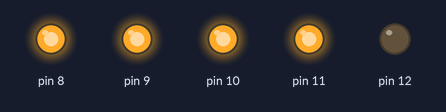
The sketch below on a simulated Arduino Uno, built with avr-gcc and run on an emulated ATmega328P. On the bench: output pins drawn as LEDs (lit = HIGH). Random numbers use the default seed unless the sketch sets one.

Above: at 2.22 s.
At 5.07 s:
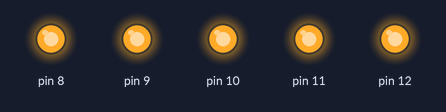
Timing chart, 0 to 5.4 s (numbered marks = the images above):
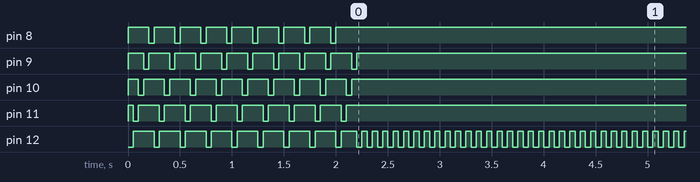

The sketch:

attiny13_v10_russian_roulette.ino
```cpp
/*
 * https://www.facebook.com/mcu4live
 * https://www.facebook.com/mcu4live/videos/pcb.1020493138090041/1020490501423638/?type=3&theater
 *
 * https://github.com/lamloei/ArduinoIDE_1.6.x/Maker_faire_2018/attiny13_v10_russian_roulette/attiny13_v10_russian_roulette.ino
 *
 */

int i,randNumber;

void roulette(int i) {
  if(i%5 == 0) PORTB = ~0b00000001;
  if(i%5 == 1) PORTB = ~0b00000010;
  if(i%5 == 2) PORTB = ~0b00000100;
  if(i%5 == 3) PORTB = ~0b00001000;
  if(i%5 == 4) PORTB = ~0b00010000;
}

void setup(){
  randomSeed(analogRead(5));
  DDRB |= 0x1F;
  randNumber = random(30, 300);
  for(i=randNumber; i>0; i--) {
    roulette(i);
    delay(50);
  }
}

void loop() {
  roulette(randNumber);
  delay(50);
  PORTB = ~0b00000000;
  delay(50);
}
```

Measured:
- by itself, pin 9: alternates HIGH for 0.20 s and LOW for 0.05 s, 18 changes in all, then stays HIGH
- by itself, pin 12: goes 7 × (LOW 0.05 s, HIGH 0.20 s), LOW 0.05 s, HIGH 0.15 s, 377 × (LOW 0.05 s, HIGH 0.05 s), LOW 0.05 s, then HIGH
